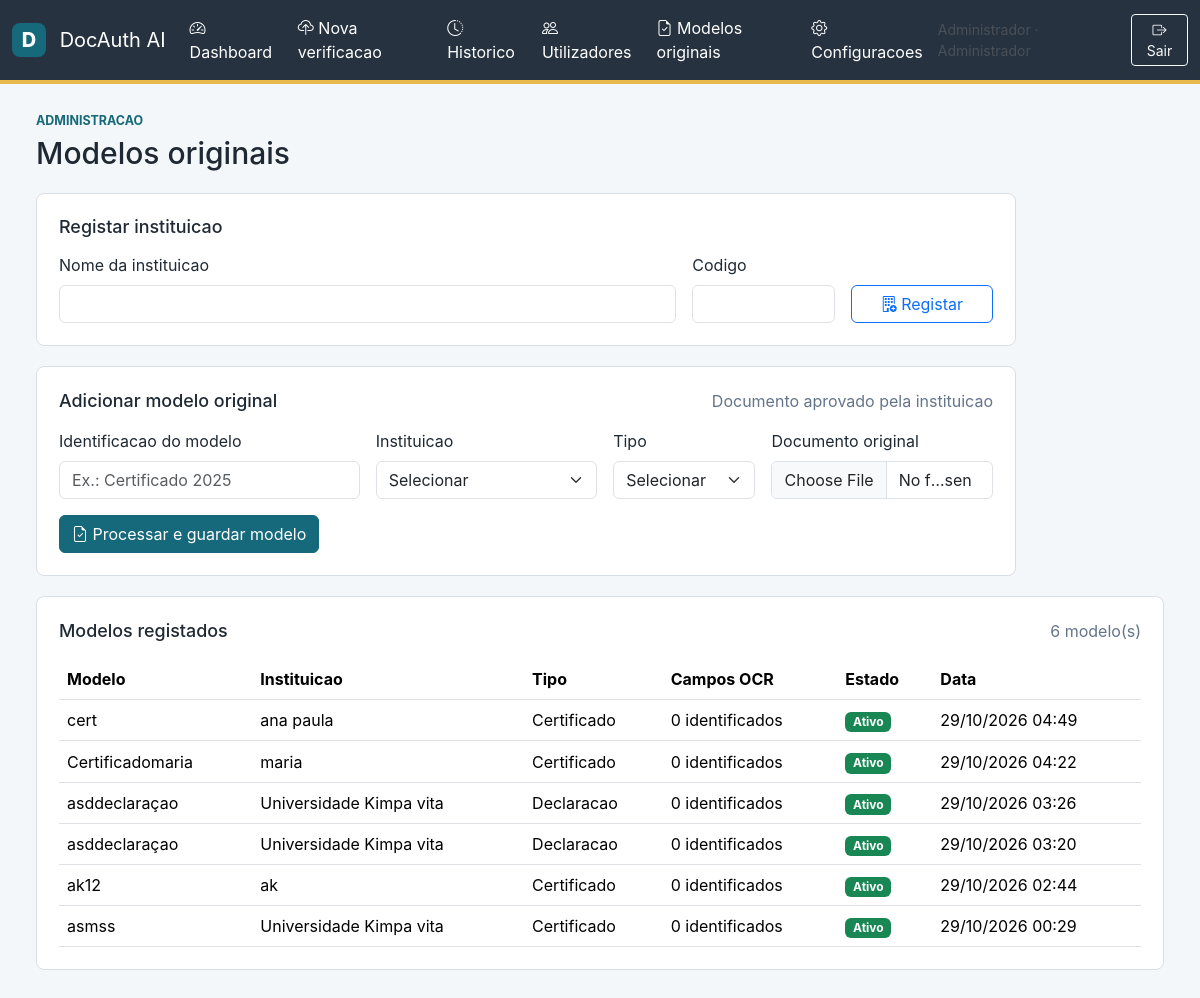
The page /admin/references (signed in) on the database its author committed.
### app/models.py (models this page shows, shortened)
class User(UserMixin, db.Model):
    __tablename__ = "users"
    id = db.Column(db.Integer, primary_key=True)
    name = db.Column(db.String(120), nullable=False)
    email = db.Column(db.String(160), unique=True, nullable=False, index=True)
    password_hash = db.Column(db.String(255), nullable=False)
    active = db.Column(db.Boolean, default=True, nullable=False)
    created_at = db.Column(db.DateTime(timezone=True), default=utcnow, nullable=False)
    role_id = db.Column(db.Integer, db.ForeignKey("roles.id"), nullable=False)
    role = db.relationship("Role", back_populates="users")
    documents = db.relationship("Document", back_populates="uploaded_by")
    verifications = db.relationship("Verification", back_populates="user")
    reference_documents = db.relationship("ReferenceDocument", back_populates="uploaded_by")
    @property
    def is_active(self):
        return self.active
    @property
    def is_admin(self):
        return self.role and self.role.name == "Administrador"

class Role(db.Model):
    __tablename__ = "roles"
    id = db.Column(db.Integer, primary_key=True)
    name = db.Column(db.String(40), unique=True, nullable=False)
    description = db.Column(db.String(160), nullable=False)
    users = db.relationship("User", back_populates="role")

class ReferenceDocument(db.Model):
    __tablename__ = "reference_documents"
    id = db.Column(db.Integer, primary_key=True)
    label = db.Column(db.String(160), nullable=False)
    original_filename = db.Column(db.String(255), nullable=False)
    stored_filename = db.Column(db.String(255), unique=True, nullable=False)
    mime_type = db.Column(db.String(120), nullable=True)
    file_size = db.Column(db.Integer, nullable=False)
    normalized_text = db.Column(db.Text, nullable=True)
    extracted_fields = db.Column(db.JSON, nullable=False, default=dict)
    visual_signature = db.Column(db.JSON, nullable=False, default=dict)
    active = db.Column(db.Boolean, default=True, nullable=False)
    created_at = db.Column(db.DateTime(timezone=True), default=utcnow, nullable=False)
    institution_id = db.Column(db.Integer, db.ForeignKey("institutions.id"), nullable=False)
    institution = db.relationship("Institution", back_populates="reference_documents")
    document_type_id = db.Column(db.Integer, db.ForeignKey("document_types.id"), nullable=False)
    document_type = db.relationship("DocumentType", back_populates="reference_documents")
    uploaded_by_id = db.Column(db.Integer, db.ForeignKey("users.id"), nullable=False)
    uploaded_by = db.relationship("User", back_populates="reference_documents")

class Institution(db.Model):
    __tablename__ = "institutions"
    id = db.Column(db.Integer, primary_key=True)
    name = db.Column(db.String(160), unique=True, nullable=False)
    code = db.Column(db.String(30), unique=True, nullable=False)
    created_at = db.Column(db.DateTime(timezone=True), default=utcnow, nullable=False)
    records = db.relationship("OfficialRecord", back_populates="institution")
    reference_documents = db.relationship(
        "ReferenceDocument", back_populates="institution", cascade="all, delete-orphan"
    )

class DocumentType(db.Model):
    __tablename__ = "document_types"
    id = db.Column(db.Integer, primary_key=True)
    name = db.Column(db.String(80), unique=True, nullable=False)
    description = db.Column(db.String(200), nullable=False)
    documents = db.relationship("Document", back_populates="document_type")
    records = db.relationship("OfficialRecord", back_populates="document_type")
    reference_documents = db.relationship(
        "ReferenceDocument", back_populates="document_type", cascade="all, delete-orphan"
    )

### app/routes/admin.py (the view, shortened to what this page needs)
@admin_bp.route("/references", methods=["GET", "POST"])
@login_required
def references():
    require_admin()
    return render_template(
        "admin/references.html",
        institutions=Institution.query.order_by(Institution.name).all(),
        document_types=DocumentType.query.order_by(DocumentType.name).all(),
        references=ReferenceDocument.query.order_by(ReferenceDocument.created_at.desc()).all(),
    )

### app/models.py (called while the page is built)
@login_manager.user_loader
def load_user(user_id):
    return db.session.get(User, int(user_id))

### app/routes/admin.py (called while the page is built)
def require_admin():
    if not current_user.is_authenticated or not current_user.is_admin:
        abort(403)

### app/templates/admin/references.html (shortened to what this page needs)
{% extends "base.html" %}
{% block content %}
<div class="page-heading">
    <div>
        <p class="eyebrow">Administracao</p>
        <h1>Modelos originais</h1>
    </div>
</div>
<section class="content-band narrow-band">
    <div class="section-heading">
        <h2>Registar instituicao</h2>
    </div>
    <form method="post" class="row g-3 align-items-end">
        <div class="col-md-8">
            <label class="form-label" for="institution-name">Nome da instituicao</label>
            <input class="form-control" id="institution-name" name="name" required>
        </div>
        <div class="col-md-2">
            <label class="form-label" for="institution-code">Codigo</label>
            <input class="form-control" id="institution-code" name="code" maxlength="30" required>
        </div>
        <div class="col-md-2">
            <button class="btn btn-outline-primary w-100" type="submit"><i class="bi bi-building-add"></i> Registar</button>
        </div>
    </form>
</section>
<section class="content-band narrow-band">
    <div class="section-heading">
        <h2>Adicionar modelo original</h2>
        <span>Documento aprovado pela instituicao</span>
    </div>
    <form method="post" enctype="multipart/form-data" class="row g-3 align-items-end">
        <div class="col-lg-4">
            <label class="form-label" for="label">Identificacao do modelo</label>
            <input class="form-control" id="label" name="label" placeholder="Ex.: Certificado 2025" required>
        </div>
        <div class="col-lg-3">
            <label class="form-label" for="institution_id">Instituicao</label>
            <select class="form-select" id="institution_id" name="institution_id" required>
                <option value="">Selecionar</option>
            </select>
        </div>
        <div class="col-lg-2">
            <label class="form-label" for="document_type_id">Tipo</label>
            <select class="form-select" id="document_type_id" name="document_type_id" required>
                <option value="">Selecionar</option>
            </select>
        </div>
        <div class="col-lg-3">
            <label class="form-label" for="document">Documento original</label>
            <input class="form-control" id="document" name="document" type="file" accept=".pdf,.png,.jpg,.jpeg" required>
        </div>
        <div class="col-12">
            <button class="btn btn-primary" type="submit"><i class="bi bi-file-earmark-check"></i> Processar e guardar modelo</button>
        </div>
    </form>
</section>
<section class="content-band">
    <div class="section-heading">
        <h2>Modelos registados</h2>
        <span>{{ references|length }} modelo(s)</span>
    </div>
    <div class="table-responsive">
        <table class="table align-middle">
            <thead>
                <tr>
                    <th>Modelo</th>
                    <th>Instituicao</th>
                    <th>Tipo</th>
                    <th>Campos OCR</th>
                    <th>Estado</th>
                    <th>Data</th>
                </tr>
            </thead>
            <tbody>
                {% for reference in references %}
                <tr>
                    <td>{{ reference.label }}</td>
                    <td>{{ reference.institution.name }}</td>
                    <td>{{ reference.document_type.name }}</td>
                    <td>{{ reference.extracted_fields|selectattr('value')|list|length }} identificados</td>
                    <td>{% if reference.active %}<span class="badge text-bg-success">Ativo</span>{% else %}<span class="badge text-bg-secondary">Inativo</span>{% endif %}</td>
                    <td>{{ reference.created_at.strftime("%d/%m/%Y %H:%M") }}</td>
                </tr>
                {% else %}
                <tr><td colspan="6" class="text-center text-muted py-4">Nenhum modelo original registado.</td></tr>
                {% endfor %}
            </tbody>
        </table>
    </div>
</section>
{% endblock %}

### app/templates/base.html (shortened to what this page needs)
<!doctype html>
<html lang="pt">
<head>
    <link href="https://cdn.jsdelivr.net/npm/bootstrap@5.3.3/dist/css/bootstrap.min.css" rel="stylesheet">
    <link href="https://cdn.jsdelivr.net/npm/bootstrap-icons@1.11.3/font/bootstrap-icons.min.css" rel="stylesheet">
    <link href="{{ url_for('static', filename='css/app.css') }}" rel="stylesheet">
</head>
<body>
    {% if current_user.is_authenticated %}
    <nav class="navbar navbar-expand-lg app-navbar">
        <div class="container-fluid">
            <a class="navbar-brand" href="{{ url_for('dashboard.index') }}">
                <span class="brand-mark">D</span> DocAuth AI
            </a>
            <div class="collapse navbar-collapse" id="mainNav">
                <ul class="navbar-nav me-auto mb-2 mb-lg-0">
                    <li class="nav-item">
                        <a class="nav-link" href="{{ url_for('dashboard.index') }}"><i class="bi bi-speedometer2"></i> Dashboard</a>
                    </li>
                    <li class="nav-item">
                        <a class="nav-link" href="{{ url_for('documents.new') }}"><i class="bi bi-cloud-upload"></i> Nova verificacao</a>
                    </li>
                    <li class="nav-item">
                        <a class="nav-link" href="{{ url_for('documents.history') }}"><i class="bi bi-clock-history"></i> Historico</a>
                    </li>
                    {% if current_user.is_admin %}
                    <li class="nav-item">
                        <a class="nav-link" href="{{ url_for('admin.users') }}"><i class="bi bi-people"></i> Utilizadores</a>
                    </li>
                    <li class="nav-item">
                        <a class="nav-link" href="{{ url_for('admin.references') }}"><i class="bi bi-file-earmark-check"></i> Modelos originais</a>
                    </li>
                    {% endif %}
                    <li class="nav-item">
                        <a class="nav-link" href="{{ url_for('dashboard.settings') }}"><i class="bi bi-gear"></i> Configuracoes</a>
                    </li>
                </ul>
                <div class="d-flex align-items-center gap-3">
                    <span class="small text-light-emphasis">{{ current_user.name }} · {{ current_user.role.name }}</span>
                    <a class="btn btn-outline-light btn-sm" href="{{ url_for('auth.logout') }}">
                        <i class="bi bi-box-arrow-right"></i> Sair
                    </a>
                </div>
            </div>
        </div>
    </nav>
    {% endif %}
    <main class="{% if current_user.is_authenticated %}container-fluid page-shell{% else %}login-shell{% endif %}">
        {% block content %}{% endblock %}
    </main>
</body>
</html>

### app/static/css/app.css (style rules this page uses)
:root { --ink: #1f2933; --muted: #64748b; --line: #d8dee6; --paper: #ffffff; --canvas: #f4f7f9; --nav: #26323f; --primary: #16697a; --primary-strong: #0f4f5c; --green: #19775f; --amber: #a46008; --red: #b42318; --gray: #59636e; }
* { box-sizing: border-box; }
body { margin: 0; color: var(--ink); background: var(--canvas); font-family: Inter, system-ui, -apple-system, BlinkMacSystemFont, "Segoe UI", sans-serif; }
.app-navbar { background: var(--nav); border-bottom: 4px solid #e7b84b; }
.navbar-brand, .app-navbar .nav-link { color: #fff; }
.brand-mark { display: inline-grid; width: 34px; height: 34px; place-items: center; border-radius: 8px; margin-right: 8px; color: #fff; background: var(--primary); font-weight: 800; }
.page-shell { padding: 28px clamp(16px, 3vw, 42px) 48px; }
.page-heading, .section-heading, .action-row { display: flex; align-items: center; justify-content: space-between; gap: 16px; flex-wrap: wrap; }
.page-heading { margin-bottom: 22px; }
.page-heading h1 { margin: 0; font-size: clamp(1.8rem, 2.5vw, 2.45rem); }
.eyebrow { margin: 0 0 4px; color: var(--primary); font-size: 0.78rem; font-weight: 700; text-transform: uppercase; }
.btn-primary { background: var(--primary); border-color: var(--primary); }
.metric-card, .content-band, .risk-panel, .document-preview { border: 1px solid var(--line); border-radius: 8px; background: var(--paper); }
.content-band { padding: 22px; margin-bottom: 20px; }
.narrow-band { max-width: 980px; }
.section-heading { margin-bottom: 16px; }
.section-heading h2, .risk-panel h2, .content-band h2 { margin: 0; font-size: 1.12rem; }
.section-heading span { color: var(--muted); }
.table { margin-bottom: 0; }

### rows shown on the page
User: name "Administrador"
Role: role.name "Administrador"
ReferenceDocument: label "cert", institution.name "ana paula", document_type.name "Certificado", extracted_fields|selectattr "0", active "Ativo", created_at "29/10/2026 04:49"
ReferenceDocument: label "Certificadomaria", institution.name "maria", document_type.name "Certificado", extracted_fields|selectattr "0", active "Ativo", created_at "29/10/2026 04:22"
ReferenceDocument: label "asddeclaraçao", institution.name "Universidade Kimpa vita", document_type.name "Declaracao", extracted_fields|selectattr "0", active "Ativo", created_at "29/10/2026 03:26"
ReferenceDocument: label "asddeclaraçao", institution.name "Universidade Kimpa vita", document_type.name "Declaracao", extracted_fields|selectattr "0", active "Ativo", created_at "29/10/2026 03:20"
ReferenceDocument: label "ak12", institution.name "ak", document_type.name "Certificado", extracted_fields|selectattr "0", active "Ativo", created_at "29/10/2026 02:44"
ReferenceDocument: label "asmss", institution.name "Universidade Kimpa vita", document_type.name "Certificado", extracted_fields|selectattr "0", active "Ativo", created_at "29/10/2026 00:29"

### other values the page prints
{{ references|length }} "6"
